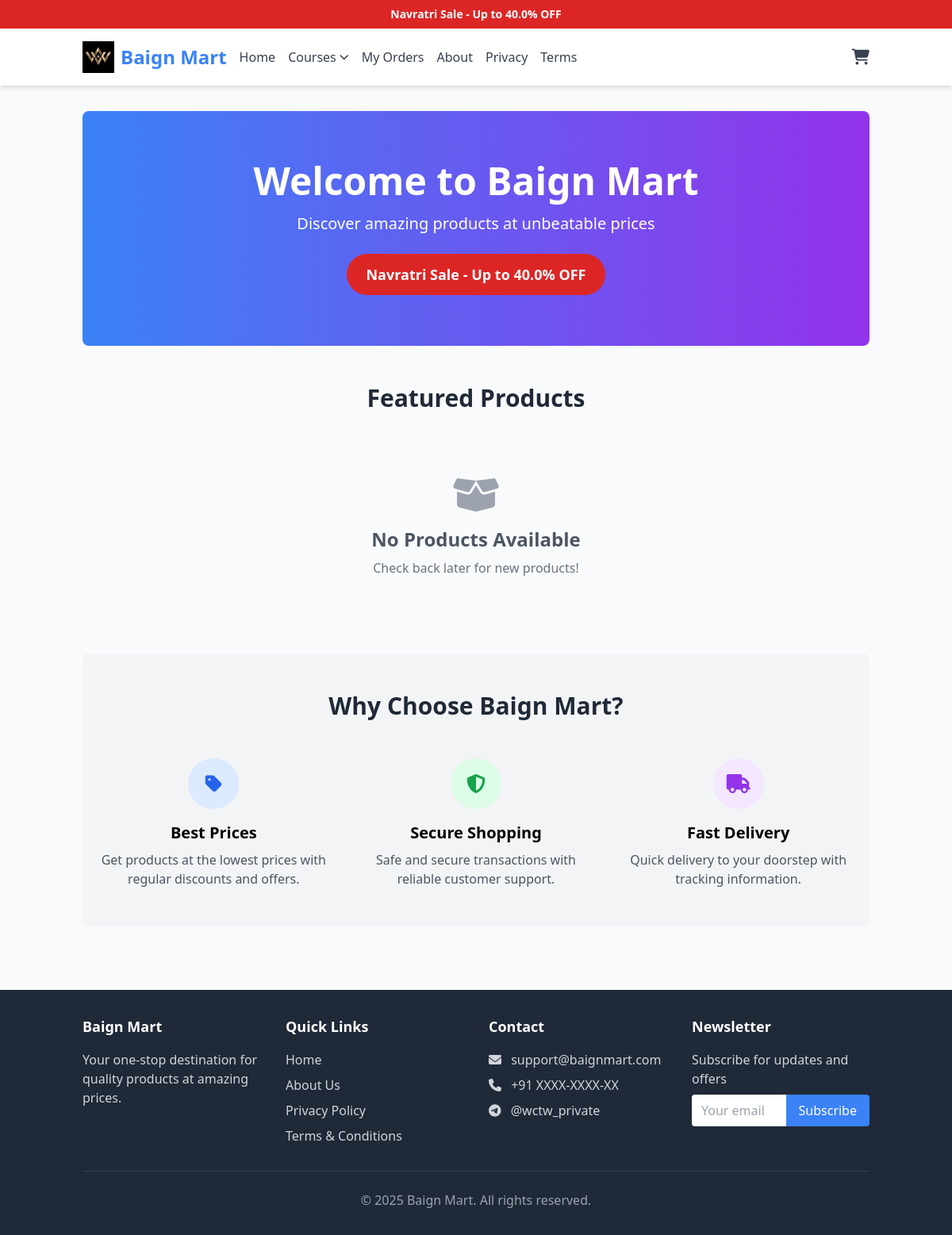
The page / on the database its author committed.
### models.py (models this page shows, shortened)
class SiteSettings(db.Model):
    __tablename__ = 'site_settings'
    id = db.Column(db.Integer, primary_key=True)
    store_name = db.Column(db.String(100), default='Baign Mart')
    banner_text = db.Column(db.String(200), default='Navratri Sale')
    global_discount_percent = db.Column(db.Float, default=40.0)
    theme_name = db.Column(db.String(50), default='light')
    privacy_policy = db.Column(db.Text, default='')
    terms = db.Column(db.Text, default='')
    about = db.Column(db.Text, default='')
    contact_email = db.Column(db.String(100), default='support@baignmart.com')
    contact_phone = db.Column(db.String(20), default='+91 XXXX-XXXX-XX')
    contact_address = db.Column(db.Text, default='123 Business Street, City, State - 123456')
    telegram_bot_token = db.Column(db.String(200), default='')
    admin_telegram_chat_id = db.Column(db.String(50), default='')
    updated_at = db.Column(db.DateTime, default=datetime.utcnow, onupdate=datetime.utcnow)

### main.py (the view)
@bp.route('/')
def index():
    get_or_create_visitor()  # Track visitor
    settings = get_site_settings()
    products = Product.query.filter_by(active=True).order_by(Product.created_at.desc()).all()
    hot_products = Product.query.filter_by(active=True, is_hot_product=True).limit(4).all()
    for product in products:
        product.discounted_price = product.get_discounted_price(settings.global_discount_percent)
    for product in hot_products:
        product.discounted_price = product.get_discounted_price(settings.global_discount_percent)
    return render_template('public/index.html',
                         products=products,
                         hot_products=hot_products,
                         settings=settings)

### main.py (called while the page is built)
def get_or_create_visitor():
    ip_address = request.remote_addr
    ip_hash = hashlib.sha256(ip_address.encode()).hexdigest()
    visitor = Visitor.query.filter_by(ip_hash=ip_hash).first()
    if not visitor:
        visitor = Visitor(ip_hash=ip_hash)
        db.session.add(visitor)
    else:
        visitor.views_count += 1
        visitor.last_seen = datetime.utcnow()
    db.session.commit()
    return visitor

def get_site_settings():
    settings = SiteSettings.query.first()
    if not settings:
        settings = SiteSettings()
        db.session.add(settings)
        db.session.commit()
    return settings

### templates/public/index.html (shortened to what this page needs)
{% extends "base.html" %}
{% block content %}
<div class="bg-gradient-to-r from-blue-500 to-purple-600 text-white py-16 mb-12 rounded-lg">
    <div class="container mx-auto px-4 text-center">
        <h1 class="text-4xl md:text-5xl font-bold mb-4">Welcome to Baign Mart</h1>
        <p class="text-xl mb-6">Discover amazing products at unbeatable prices</p>
        <div class="bg-red-600 inline-block px-6 py-3 rounded-full text-lg font-bold animate-pulse">
            {{ settings.banner_text }} - Up to {{ settings.global_discount_percent }}% OFF
        </div>
    </div>
</div>
<div class="mb-8">
    <h2 class="text-3xl font-bold text-center mb-8 text-gray-800">Featured Products</h2>
    {% if products %}
        <div class="grid grid-cols-1 sm:grid-cols-2 lg:grid-cols-3 xl:grid-cols-4 gap-8">
            {% for product in products %}
                <div class="bg-white rounded-lg shadow-lg overflow-hidden hover:shadow-xl transition-shadow duration-300">
                    {% if product.get_first_image() %}
                        <img src="{{ url_for('static', filename='uploads/' + product.get_first_image().filename) }}"
                             alt="{{ product.title }}" class="w-full h-48 object-cover">
                    {% else %}
                        <div class="w-full h-48 bg-gray-200 flex items-center justify-center">
                            <i class="fas fa-image text-gray-500 text-4xl"></i>
                        </div>
                    {% endif %}
                    <div class="p-6">
                        <h3 class="text-xl font-bold mb-2 text-gray-800">{{ product.title }}</h3>
                        <p class="text-gray-600 mb-4 line-clamp-2">{{ product.description[:100] }}{% if product.description|length > 100 %}...{% endif %}</p>
                        <div class="flex items-center justify-between mb-4">
                            <div>
                                <div class="flex items-center space-x-2">
                                    <span class="text-lg font-bold text-red-600">₹{{ "%.2f"|format(product.get_discounted_price(settings.global_discount_percent)) }}</span>
                                    <span class="text-sm text-gray-500 line-through">₹{{ "%.2f"|format(product.price_inr) }}</span>
                                </div>
                                <div class="text-sm text-green-600 font-semibold">{{ settings.global_discount_percent }}% OFF</div>
                            </div>
                        </div>
                        <div class="flex items-center justify-between">
                            <span class="inline-block bg-red-100 text-red-800 text-xs px-2 py-1 rounded-full font-semibold">
                                {{ settings.banner_text }}
                            </span>
                            <a href="{{ url_for('main.product_detail', product_id=product.id) }}"
                               class="bg-blue-600 hover:bg-blue-700 text-white px-4 py-2 rounded-lg transition-colors">
                                View Details
                            </a>
                        </div>
                    </div>
                </div>
            {% endfor %}
        </div>
    {% else %}
        <div class="text-center py-12">
            <i class="fas fa-box-open text-5xl text-gray-400 mb-4"></i>
            <h3 class="text-2xl font-bold text-gray-600 mb-2">No Products Available</h3>
            <p class="text-gray-500">Check back later for new products!</p>
        </div>
    {% endif %}
</div>
<div class="bg-gray-100 py-12 mt-12 rounded-lg">
    <div class="container mx-auto px-4">
        <h2 class="text-3xl font-bold text-center mb-12 text-gray-800">Why Choose {{ settings.store_name if settings else 'Baign Mart' }}?</h2>
        <div class="grid grid-cols-1 md:grid-cols-3 gap-8">
            <div class="text-center">
                <div class="w-16 h-16 bg-blue-100 rounded-full flex items-center justify-center mx-auto mb-4">
                    <i class="fas fa-tag text-blue-600 text-2xl"></i>
                </div>
                <h3 class="text-xl font-bold mb-2">Best Prices</h3>
                <p class="text-gray-600">Get products at the lowest prices with regular discounts and offers.</p>
            </div>
            <div class="text-center">
                <div class="w-16 h-16 bg-green-100 rounded-full flex items-center justify-center mx-auto mb-4">
                    <i class="fas fa-shield-alt text-green-600 text-2xl"></i>
                </div>
                <h3 class="text-xl font-bold mb-2">Secure Shopping</h3>
                <p class="text-gray-600">Safe and secure transactions with reliable customer support.</p>
            </div>
            <div class="text-center">
                <div class="w-16 h-16 bg-purple-100 rounded-full flex items-center justify-center mx-auto mb-4">
                    <i class="fas fa-truck text-purple-600 text-2xl"></i>
                </div>
                <h3 class="text-xl font-bold mb-2">Fast Delivery</h3>
                <p class="text-gray-600">Quick delivery to your doorstep with tracking information.</p>
            </div>
        </div>
    </div>
</div>
{% endblock %}

### templates/base.html (shortened to what this page needs)
<!DOCTYPE html>
<html lang="en">
<head>
    <script src="https://cdn.tailwindcss.com"></script>
    <link rel="stylesheet" href="https://cdnjs.cloudflare.com/ajax/libs/font-awesome/6.4.0/css/all.min.css">
</head>
<body class="bg-gray-50 min-h-screen">
    {% if settings %}
        <div class="bg-red-600 text-white py-2 text-center text-sm font-bold">
            {{ settings.banner_text }} - Up to {{ settings.global_discount_percent }}% OFF
        </div>
    {% endif %}
    <header class="bg-white shadow-md sticky top-0 z-50">
        <div class="container mx-auto px-4 py-4 flex items-center justify-between">
            <div class="flex items-center space-x-4">
                <a href="{{ url_for('main.index') }}" class="flex items-center">
                    <img src="{{ url_for('static', filename='images/logo.jpg') }}" alt="Logo" class="h-10 w-10 object-contain mr-2">
                    <span class="text-2xl font-bold text-primary">{{ settings.store_name if settings else 'Baign Mart' }}</span>
                </a>
                <nav class="hidden md:flex space-x-4">
                    <a href="{{ url_for('main.index') }}" class="text-gray-700 hover:text-primary font-medium">Home</a>
                    <div class="relative group">
                        <a href="#" class="text-gray-700 hover:text-primary font-medium flex items-center">
                            Courses <i class="fas fa-chevron-down ml-1 text-xs"></i>
                        </a>
                    </div>
                    <a href="{{ url_for('main.my_orders') }}" class="text-gray-700 hover:text-primary font-medium">My Orders</a>
                    <a href="{{ url_for('main.about') }}" class="text-gray-700 hover:text-primary font-medium">About</a>
                    <a href="{{ url_for('main.privacy') }}" class="text-gray-700 hover:text-primary font-medium">Privacy</a>
                    <a href="{{ url_for('main.terms') }}" class="text-gray-700 hover:text-primary font-medium">Terms</a>
                </nav>
            </div>
            <div class="flex items-center space-x-4">
                <a href="{{ url_for('main.cart') }}" class="relative text-gray-700 hover:text-primary">
                    <i class="fas fa-shopping-cart text-xl"></i>
                </a>
            </div>
        </div>
    </header>
    <main class="container mx-auto px-4 py-8">
        {% block content %}{% endblock %}
    </main>
    <footer class="bg-gray-800 text-white py-8 mt-12">
        <div class="container mx-auto px-4">
            <div class="grid grid-cols-1 md:grid-cols-4 gap-8">
                <div>
                    <h3 class="text-lg font-bold mb-4">{{ settings.store_name if settings else 'Baign Mart' }}</h3>
                    <p class="text-gray-300">Your one-stop destination for quality products at amazing prices.</p>
                </div>
                <div>
                    <h3 class="text-lg font-bold mb-4">Quick Links</h3>
                    <ul class="space-y-2">
                        <li><a href="{{ url_for('main.index') }}" class="text-gray-300 hover:text-white">Home</a></li>
                        <li><a href="{{ url_for('main.about') }}" class="text-gray-300 hover:text-white">About Us</a></li>
                        <li><a href="{{ url_for('main.privacy') }}" class="text-gray-300 hover:text-white">Privacy Policy</a></li>
                        <li><a href="{{ url_for('main.terms') }}" class="text-gray-300 hover:text-white">Terms & Conditions</a></li>
                    </ul>
                </div>
                <div>
                    <h3 class="text-lg font-bold mb-4">Contact</h3>
                    <ul class="space-y-2 text-gray-300">
                        <li><i class="fas fa-envelope mr-2"></i> {{ settings.contact_email if settings else 'support@baignmart.com' }}</li>
                        <li><i class="fas fa-phone mr-2"></i> {{ settings.contact_phone if settings else '+91 XXXX-XXXX-XX' }}</li>
                        <li><i class="fab fa-telegram mr-2"></i> @wctw_private</li>
                    </ul>
                </div>
                <div>
                    <h3 class="text-lg font-bold mb-4">Newsletter</h3>
                    <p class="text-gray-300 mb-2">Subscribe for updates and offers</p>
                    <div class="flex">
                        <input type="email" placeholder="Your email" class="px-3 py-2 rounded-l text-gray-800 w-full">
                        <button class="bg-primary text-white px-4 py-2 rounded-r">Subscribe</button>
                    </div>
                </div>
            </div>
            <div class="border-t border-gray-700 mt-8 pt-6 text-center text-gray-400">
                <p>&copy; 2025 {{ settings.store_name if settings else 'Baign Mart' }}. All rights reserved.</p>
            </div>
        </div>
    </footer>
</body>
</html>

### rows shown on the page
SiteSettings: banner_text "Navratri Sale", global_discount_percent "40.0", store_name "Baign Mart", contact_email "support@baignmart.com", contact_phone "+91 XXXX-XXXX-XX"
